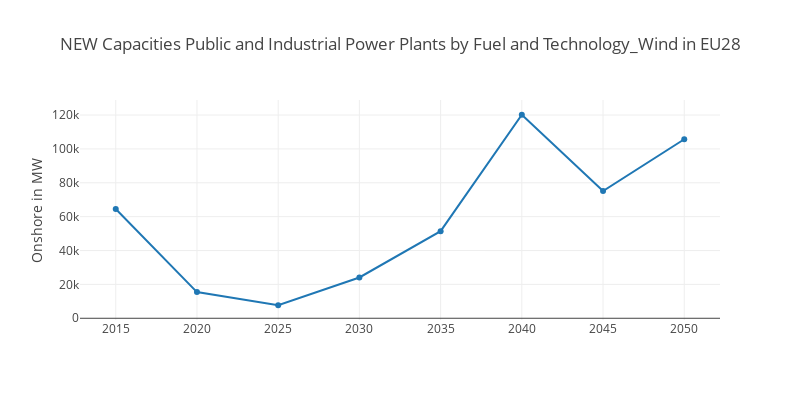

Notebook code cell kept with this figure:
### Markdown cell above
## Interactive Plot

This is a basic interactive plot with [Plotly](https://plot.ly/python/).<br>
You can hover over the elements of the plot and observe the data.

### Code cell
# Interactive plot for one indicator and one pathway
data = [go.Scatter(
    x = df_1.loc[:,'year'],
    y = df_1.loc[:,'value'],
    name = df_1.loc[:,'pathway'].unique())]

# Set layout
layout = go.Layout(
    height=400, width = 800,
    #title='CO2-Emissions in EU28',
    title=''.join(info_dict_1['Title']),
    # yaxis=dict(title='CO2-Emissions in Mt') )
    yaxis=dict(title=''.join(info_dict_1['Y-Axis'])) )
ifig = go.Figure(data=data, layout=layout)
pltly.iplot(ifig)

### Figure 1 — Plotly figure (JSON) as saved in the notebook; plotly's stock layout.template omitted (floating-point values rounded to 4 significant figures)
{"data": [{"name": ["Base"], "type": "scatter", "x": [2015, 2020, 2025, 2030, 2035, 2040, 2045, 2050], "y": [64560.0, 15470.0, 7692.0, 24090.0, 51450.0, 120200.0, 75090.0, 105700.0]}], "layout": {"height": 400, "title": "NEW Capacities Public and Industrial Power Plants by Fuel and Technology_Wind in EU28", "width": 800, "yaxis": {"title": "Onshore in MW"}}}
